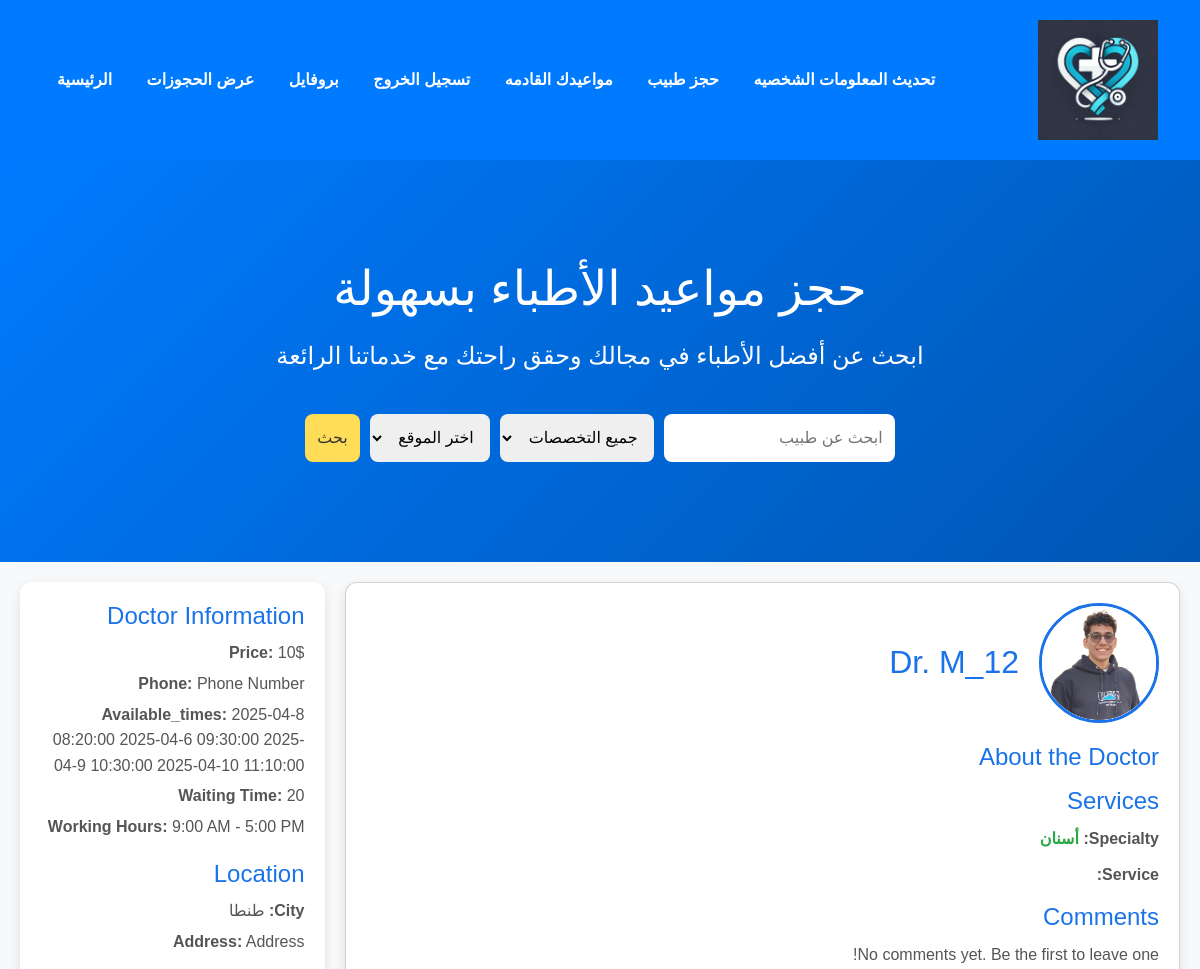
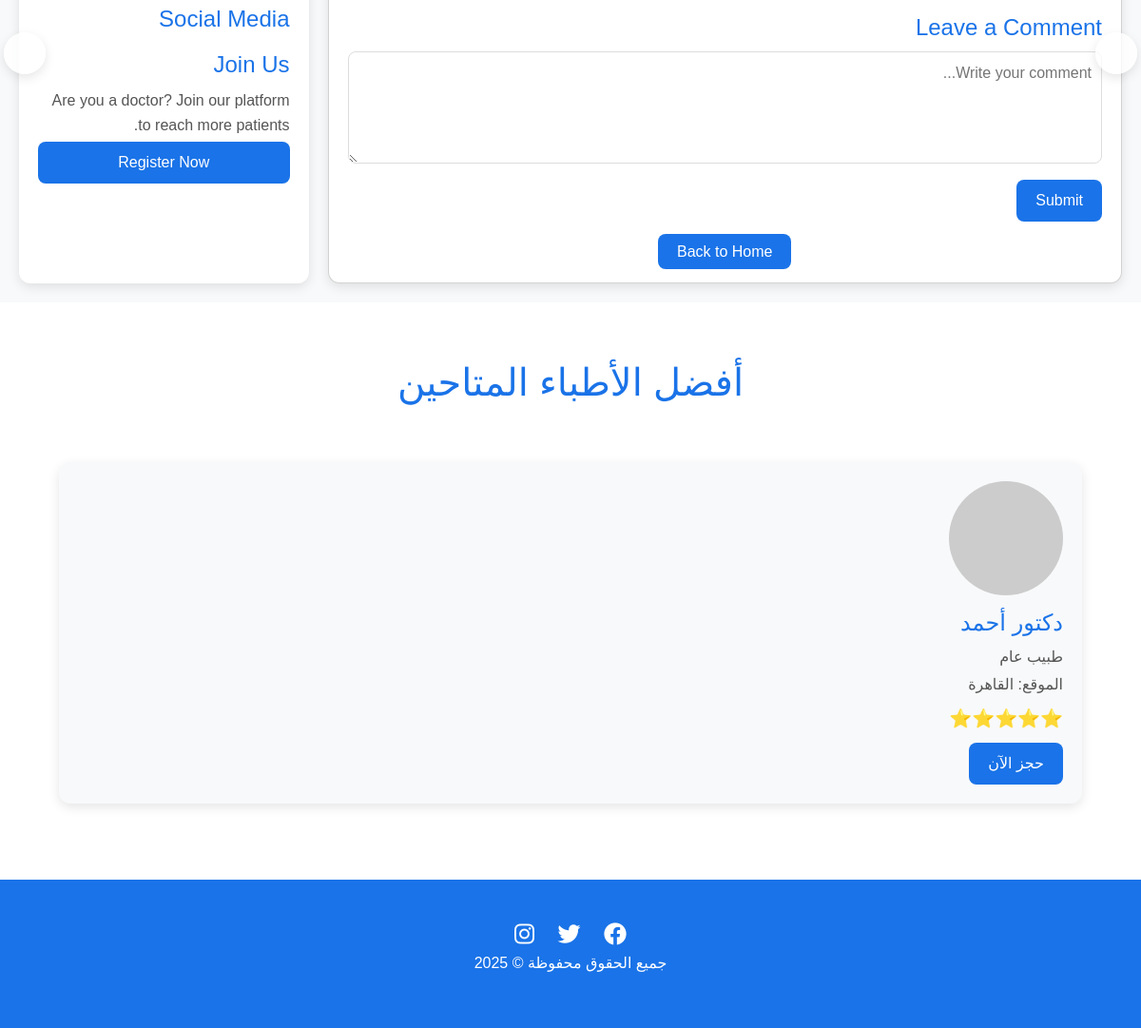
The app's page /doctor_detail/mohamed_hesham1234/ (signed in) with its own data (2 pictures, top to bottom).
### accounts/models.py (models this page shows, shortened)
class Profile(models.Model):
    GENDER_CHOICES = [
        ('male', 'Male'),
        ('female', 'Female'),
        ('other', 'Other'),
    ]
    SPECIALTY_CHOICES = [
        ('أسنان', 'أسنان'),
        ('قلب', 'قلب'),
        ('جراحة العظام', 'جراحة العظام'),
        ('جلدية', 'جلدية'),
        ('نفسي', 'نفسي'),
        ('جراحة عامة', 'جراحة عامة'),
        ('أشعة', 'أشعة'),
        ('جراحة مسالك بولية', 'جراحة مسالك بولية'),
    ]
    USER_TYPE_CHOICES = [
        ('doctor', 'دكتور'),
        ('user', 'مستخدم عادي'),
    ]
    user = models.OneToOneField(User, on_delete=models.CASCADE)
    name = models.CharField(max_length=50, default='Default Name', blank=True)
    who_i = models.TextField(max_length=500, default='Default Discription', blank=True)
    city = models.CharField(max_length=100, default='City')
    address = models.TextField(max_length=500, default='Address')
    phone = models.CharField(max_length=15, default='Phone Number')
    working_hours = models.CharField(max_length=100, default='9:00 AM - 5:00 PM')
    available_times = models.TextField(default='', blank=True, null=True)
    waiting_time = models.IntegerField(default=15)
    specialty = models.CharField(max_length=50, choices=SPECIALTY_CHOICES, default='general_surgery')
    services = models.TextField(max_length=500, null=True, blank=True)
    price = models.IntegerField(default=0)
    image = models.ImageField(upload_to='images/', default='default_image.jpg')
    facebook = models.URLField(max_length=200, blank=True, null=True, default='')
    twitter = models.URLField(max_length=200, blank=True, null=True, default='')
    linkedin = models.URLField(max_length=200, blank=True, null=True, default='')
    instagram = models.URLField(max_length=200, blank=True, null=True, default='')
    gender = models.CharField(max_length=10, choices=GENDER_CHOICES, default='other')
    slug = models.SlugField(null=True, blank=True)
    user_type = models.CharField(max_length=10, choices=USER_TYPE_CHOICES, default='user')
    created_at = models.DateTimeField(auto_now_add=True, null=True, blank=True)

### accounts/views.py (the view)
# urls.py: path('doctor_detail/<slug:slug>/', views.doctor_detail, name='doctor_detail'),
def doctor_detail(request, slug):
    doctor = Profile.objects.get(slug=slug)
    return render(request, 'user/doctor_detail.html', {'doctor':doctor})

### accounts/templates/user/doctor_detail.html (shortened to what this page needs)
{% extends 'user/index.html' %}
{% load static %}
{% block content %}
<div class="container1">
    <div class="card">
        <div class="doctor-header">
            <img src="{{ doctor.image.url }}" alt="Doctor Image">
            <div>
                <h1>Dr. {{ request.user.username }}</h1>
            </div>
        </div>
        <div class="doctor-info">
            <h3>About the Doctor</h3>
        </div>
        <div class="doctor-services">
            <h3>Services</h3>
            <ul>
                <li><strong>Specialty:</strong> <span class="service-details">{{ doctor.specialty }}</span></li>
                <li><strong>Service:</strong> </li>
            </ul>
        </div>
        <div class="comments">
            <h3>Comments</h3>
            {% for comment in comments %}
                <div class="comment">
                    <p><strong>{{ comment.user_name|default:'Anonymous' }}:</strong> {{ comment.text }}</p>
                </div>
            {% empty %}
                <p>No comments yet. Be the first to leave one!</p>
            {% endfor %}
            <div class="form-container">
                <h3>Leave a Comment</h3>
                <form action="#" method="post">
                    <textarea name="comment" placeholder="Write your comment..." rows="4"></textarea>
                    <button type="submit">Submit</button>
                </form>
            </div>
        </div>
        <div class="back-button-container">
            <a href="{% url 'index' %}" class="back-button">Back to Home</a>
        </div>
    </div>
    <div class="right-sidebar">
        <div class="sidebar-section">
            <h3>Doctor Information</h3>
            <p><strong>Price:</strong> {{ doctor.price }}$</p>
            <p><strong>Phone:</strong> {{ doctor.phone }}</p>
            <p><strong>Available_times:</strong> {{ doctor.available_times }}</p>
            <p><strong>Waiting Time:</strong> {{ doctor.waiting_time }}</p>
            <p><strong>Working Hours:</strong> {{ doctor.working_hours }}</p>
        </div>
        <div class="sidebar-section">
            <h3>Location</h3>
            <p><strong>City:</strong> {{ doctor.city }}</p>
            <p><strong>Address:</strong> {{ doctor.address }}</p>
        </div>
        <div class="sidebar-section">
            <h3>Social Media</h3>
        </div>
        <div class="sidebar-section">
            <h3>Join Us</h3>
            <p>Are you a doctor? Join our platform to reach more patients.</p>
            <button>Register Now</button>
        </div>
    </div>
</div>
{% endblock %}

### accounts/templates/user/index.html (style rules this page uses)
body { font-family: 'Tajawal', sans-serif; background-color: #f8f9fa; color: #333; }

### accounts/templates/user/doctor_detail.html (style rules this page uses)
.container1 { display: flex; gap: 20px; padding: 20px; max-width: 1200px; margin: 0 auto; }
.card { flex: 3; background-color: #fff; border-radius: 12px; box-shadow: 0 4px 12px rgba(0, 0, 0, 0.1); padding: 20px; }
.right-sidebar { flex: 1; background-color: #fff; border-radius: 12px; box-shadow: 0 4px 12px rgba(0, 0, 0, 0.1); padding: 20px; }
.doctor-header { display: flex; align-items: center; gap: 20px; margin-bottom: 20px; }
.doctor-header img { width: 120px; height: 120px; border-radius: 50%; object-fit: cover; border: 3px solid #1a73e8; }
.doctor-header h1 { font-size: 2rem; color: #1a73e8; margin: 0; }
.doctor-info h3, .doctor-services h3, .comments h3, .sidebar-section h3 { font-size: 1.5rem; color: #1a73e8; margin-bottom: 10px; }
.doctor-info p, .doctor-services ul, .comments p, .sidebar-section p { font-size: 1rem; color: #555; line-height: 1.6; }
.doctor-services ul { list-style: none; padding: 0; }
.doctor-services li { margin-bottom: 10px; }
.service-details { color: #28a745; font-weight: bold; }
.form-container textarea { width: 100%; padding: 10px; border: 1px solid #ddd; border-radius: 8px; margin-bottom: 10px; font-size: 1rem; }
.form-container button { background-color: #1a73e8; color: white; border: none; padding: 10px 20px; border-radius: 8px; cursor: pointer; font-size: 1rem; transition: background-color 0.3s; }
.back-button-container { text-align: center; margin-top: 20px; }
.back-button { background-color: #1a73e8; color: white; padding: 10px 20px; border-radius: 8px; text-decoration: none; transition: background-color 0.3s; }
.sidebar-section { margin-bottom: 20px; }
.sidebar-section p { margin: 5px 0; }
.sidebar-section button { background-color: #1a73e8; color: white; border: none; padding: 10px 20px; border-radius: 8px; cursor: pointer; width: 100%; font-size: 1rem; transition: background-color 0.3s; }

### records on screen
Profile: image (picture), specialty "أسنان", price "10", phone "Phone Number", available_times "2025-04-8 08:20:00 2025-04-6 09:30:00 2025-04-9 10:30:00 2025-04-10 11:10:00", waiting_time "20", working_hours "9:00 AM - 5:00 PM", city "طنطا", address "Address"

### other values on screen
{{ request.user.username }} "M_12"
